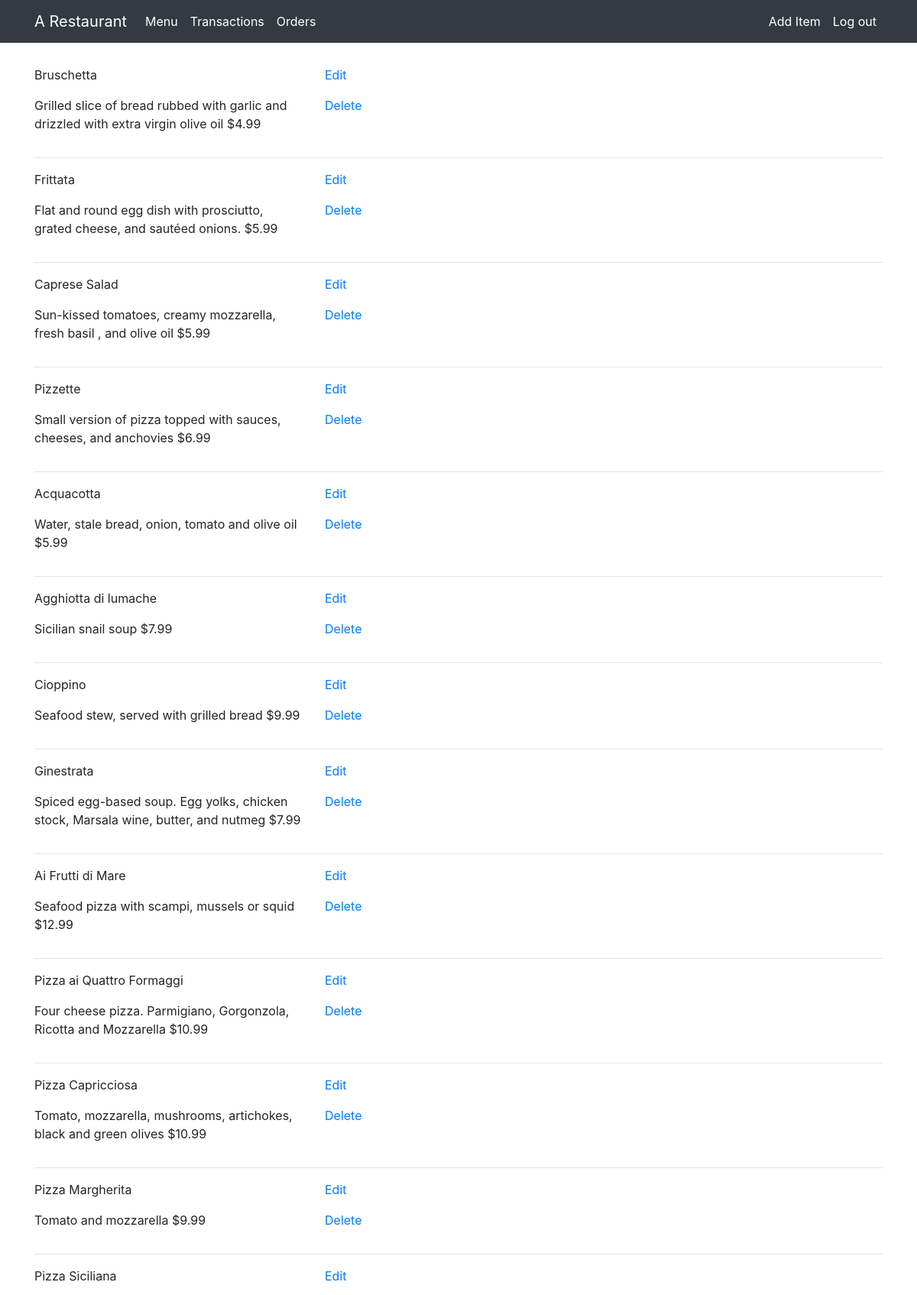
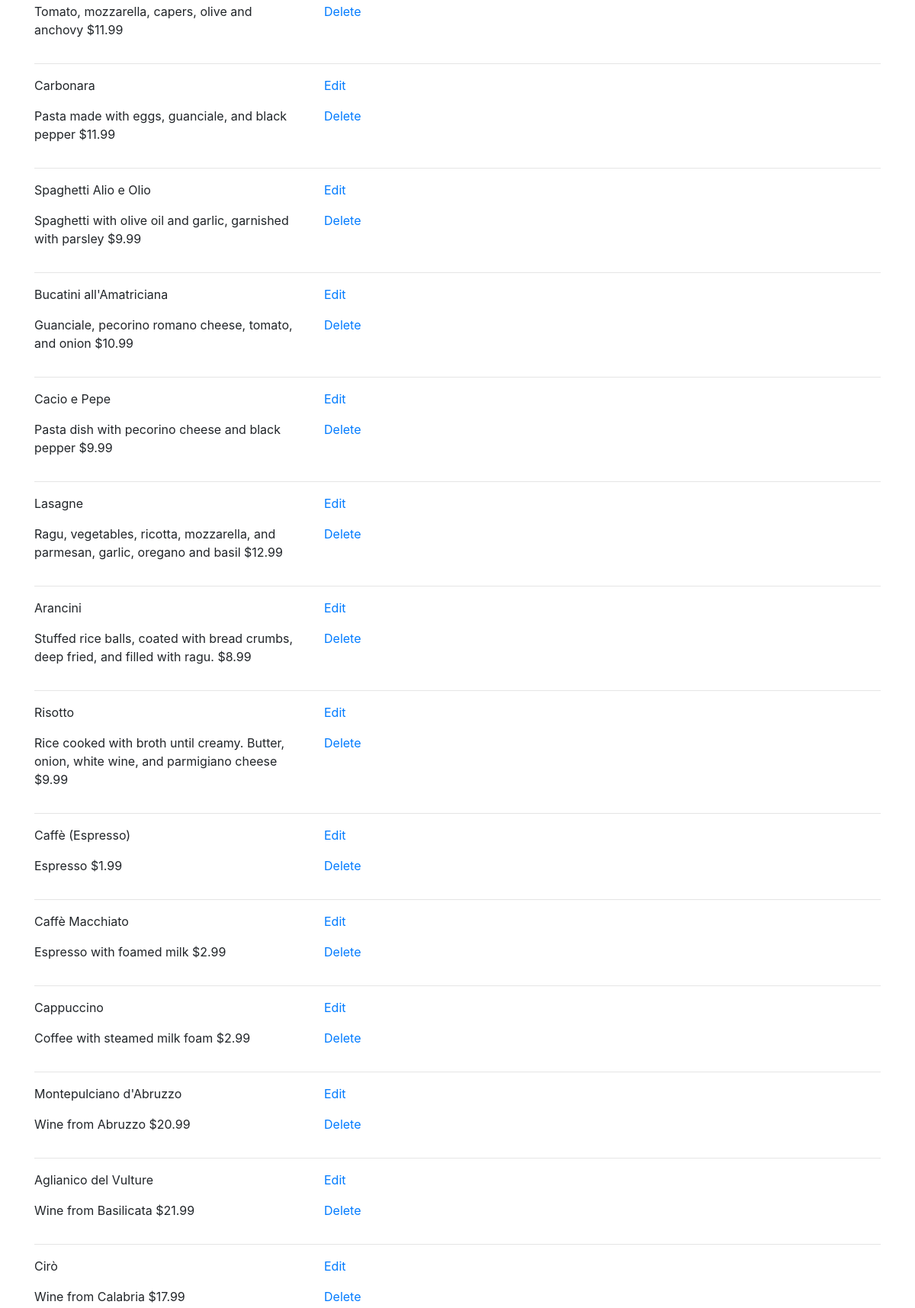
Screenshot of /admin/menu (signed in, upper part) with the database file from the repository (2 pictures, top to bottom).
### app/models.py (models this page shows)
class Menu(db.Model):
    __tablename__ = 'menu'
    id = db.Column(db.Integer, primary_key=True)
    name = db.Column(db.String, nullable=False)
    orders_rel = relationship('OrdersOngoing', back_populates='menu_rel')
    category = db.Column(db.String, nullable=False)
    description = db.Column(db.String, nullable=False)
    price = db.Column(db.Float, nullable=False)

### app/admin.py (the view)
@app.route('/admin/menu')
@login_required
def admin_menus():
    menus = models.Menu.query.all()
    return render_template('admin/admin_menus.html', menus=menus)

### app/admin.py (called while the page is built)
@login_manager.user_loader
def load_user(user_id):
    return models.Staff.query.get(user_id)

### app/templates/admin/admin_menus.html (shortened to what this page needs)
{% extends 'admin/templates/admin_template.html' %} {% block title %}Admin Menus{% endblock %} {% block main %}
{% for menu in menus %}
<div class='container'>
    <div class='row'>
        <div class='col-md-4'>
            <p>{{ menu.name }}</p>
            <p>{{ menu.description }} ${{ menu.price }}</p>
        </div>
        <div class='col-md-4'>
            <p><a href="{{ url_for('edit_item', item_id=menu.id) }}">Edit</a></p>
            <p><a href="{{ url_for('delete_item', item_id=menu.id) }}">Delete</a></p>
        </div>
    </div>
    <hr>
</div>
{% endfor %} {% endblock %}

### rows the page displays
Menu: name "Bruschetta", description "Grilled slice of bread rubbed with garlic and drizzled with extra virgin olive oil", price "4.99"
Menu: name "Frittata", description "Flat and round egg dish with prosciutto, grated cheese, and sautéed onions.", price "5.99"
Menu: name "Caprese Salad", description "Sun-kissed tomatoes, creamy mozzarella, fresh basil , and olive oil", price "5.99"
Menu: name "Pizzette", description "Small version of pizza topped with sauces, cheeses, and anchovies", price "6.99"
Menu: name "Acquacotta", description "Water, stale bread, onion, tomato and olive oil", price "5.99"
Menu: name "Agghiotta di lumache", description "Sicilian snail soup", price "7.99"
Menu: name "Cioppino", description "Seafood stew, served with grilled bread", price "9.99"
Menu: name "Ginestrata", description "Spiced egg-based soup. Egg yolks, chicken stock, Marsala wine, butter, and nutmeg", price "7.99"
Menu: name "Ai Frutti di Mare", description "Seafood pizza with scampi, mussels or squid", price "12.99"
Menu: name "Pizza ai Quattro Formaggi", description "Four cheese pizza. Parmigiano, Gorgonzola, Ricotta and Mozzarella", price "10.99"
Menu: name "Pizza Capricciosa", description "Tomato, mozzarella, mushrooms, artichokes, black and green olives", price "10.99"
Menu: name "Pizza Margherita", description "Tomato and mozzarella", price "9.99"
Menu: name "Pizza Siciliana", description "Tomato, mozzarella, capers, olive and anchovy", price "11.99"
Menu: name "Carbonara", description "Pasta made with eggs, guanciale, and black pepper", price "11.99"
Menu: name "Spaghetti Alio e Olio", description "Spaghetti with olive oil and garlic, garnished with parsley", price "9.99"
Menu: name "Bucatini all'Amatriciana", description "Guanciale, pecorino romano cheese, tomato, and onion", price "10.99"
Menu: name "Cacio e Pepe", description "Pasta dish with pecorino cheese and black pepper", price "9.99"
Menu: name "Lasagne", description "Ragu, vegetables, ricotta, mozzarella, and parmesan, garlic, oregano and basil", price "12.99"
Menu: name "Arancini", description "Stuffed rice balls, coated with bread crumbs, deep fried, and filled with ragu.", price "8.99"
Menu: name "Risotto", description "Rice cooked with broth until creamy. Butter, onion, white wine, and parmigiano cheese", price "9.99"
Menu: name "Caffè (Espresso)", description "Espresso", price "1.99"
Menu: name "Caffè Macchiato", description "Espresso with foamed milk", price "2.99"
Menu: name "Cappuccino", description "Coffee with steamed milk foam", price "2.99"
Menu: name "Montepulciano d'Abruzzo", description "Wine from Abruzzo", price "20.99"
Menu: name "Aglianico del Vulture", description "Wine from Basilicata", price "21.99"
Menu: name "Cirò", description "Wine from Calabria", price "17.99"
